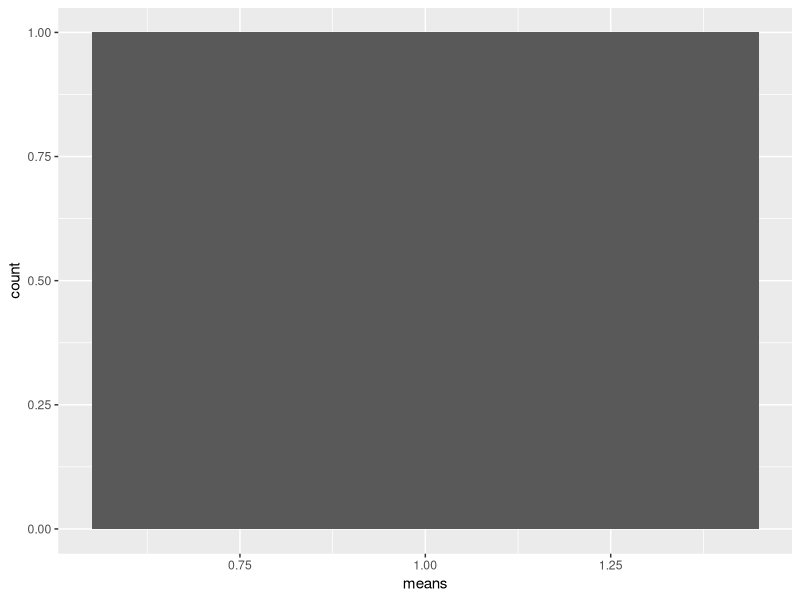

The R source for this figure:
# the central limit theorem
# throw a biased die "number_of_rolls" time and take the mean
# repeat "number_of_samples" time
# plot how often each mean appears
# expected outcome: for large numbers the plot will resemble a bell curve whatever distribution one starts with

library(tidyverse)

biased_die_1 <- c(0.4,0,0.1,0.1,0,0.4) # probability distribution 1
biased_die_2 <- c(4/19,5/19,4/19,3/19,2/19,1/19) # probability distribution 2
# add your own distributions

number_of_rolls <- 1 # sample size 
number_of_samples <- 1 # number of samples 

list <- vector(length = number_of_samples) # list of all sample means

for (i in 1:number_of_samples) # compute all sample means
{
  # sample the die ("replace=T" means drawing from the distribution with replacement)
  mean <- mean(sample(x = c(1,2,3,4,5,6), size = number_of_rolls, prob = biased_die_1, replace=T))
  # save the mean into the list
  list[i]<-mean
}

# plot the list of means
enframe(list) %>%
  ggplot() + geom_bar(aes(x=value)) + scale_x_continuous(name = "means")


